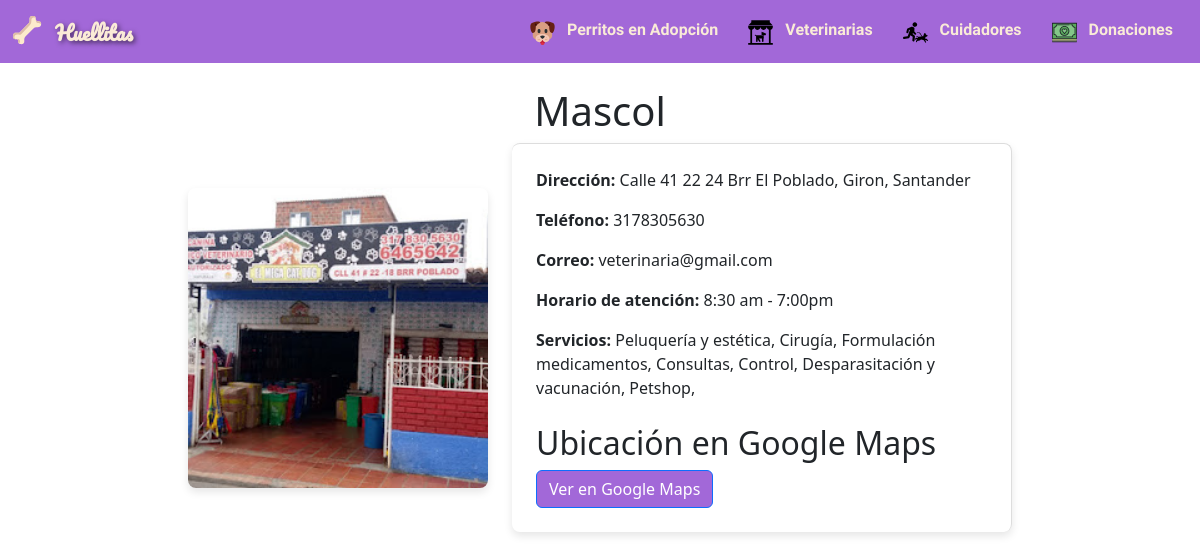
/1/, run on the app's committed database.
### perritos/models.py (models this page shows, shortened)
class Veterinaria(models.Model):
    nombre = models.CharField(max_length=100)
    direccion = models.CharField(max_length=200)
    telefono = models.CharField(max_length=20)
    correo = models.EmailField()
    servicios = models.TextField()
    horario_atencion = models.CharField(max_length=100)
    ubicacion_mapa = models.URLField(blank=True)  # URL para integración con Google Maps
    imagen = models.ImageField(upload_to='fotos_veterinarias/', blank=True, null=True)

### perritos/views.py (the view)
# urls.py: path('<int:id>/', views.detalle_veterinaria, name='detalle_veterinaria'),
def detalle_veterinaria(request, id):
    veterinaria = get_object_or_404(Veterinaria, id=id)
    return render(request, 'perritos/detalle_vet.html', {'veterinaria': veterinaria})

### perritos/templates/perritos/detalle_vet.html
{% extends 'perritos/base.html' %}
{% block content %}
    <div class="container mt-4">
        <h1 class="text-center">{{ veterinaria.nombre }}</h1>
        <div class="d-flex align-items-center justify-content-center">
            <div class="me-4" style="flex: 0 0 300px;">
                {% if veterinaria.imagen %}
                    <img src="{{ veterinaria.imagen.url }}" alt="{{ veterinaria.nombre }}" class="img-fluid" style="width: 300px; height: 300px; object-fit: cover; border-radius: 8px; box-shadow: 0 4px 8px rgba(0, 0, 0, 0.1);">
                {% else %}
                    <p>No hay imagen disponible para esta veterinaria.</p>
                {% endif %}
            </div>
            <div class="p-4" style="border-top: 1px solid #ddd; border-right: 1px solid #ddd; border-radius: 8px; max-width: 500px; flex-grow: 1; box-shadow: 0 4px 8px rgba(0, 0, 0, 0.1);">
                <p><strong>Dirección:</strong> {{ veterinaria.direccion }}</p>
                <p><strong>Teléfono:</strong> {{ veterinaria.telefono }}</p>
                <p><strong>Correo:</strong> {{ veterinaria.correo }}</p>
                <p><strong>Horario de atención:</strong> {{ veterinaria.horario_atencion }}</p>
                <p><strong>Servicios:</strong> {{ veterinaria.servicios }}</p>
                <h2 class="mt-4">Ubicación en Google Maps</h2>
                {% if veterinaria.ubicacion_mapa %}
                    <a href="{{ veterinaria.ubicacion_mapa }}" target="_blank" class="btn btn-primary" style="background-color: rgb(162, 104, 216); color: white;">
                        Ver en Google Maps
                    </a>
                {% else %}
                    <p>No hay una ubicación disponible para esta veterinaria.</p>
                {% endif %}
            </div>
        </div>
    </div>
{% endblock %}

### data on the page
Veterinaria: nombre "Mascol", imagen (picture), direccion "Calle 41 22 24 Brr El Poblado, Giron, Santander", telefono "3178305630", correo "veterinaria@gmail.com", horario_atencion "8:30 am - 7:00pm", servicios "Peluquería y estética, Cirugía, Formulación medicamentos, Consultas, Control, Desparasitación y vacunación, Petshop,"
